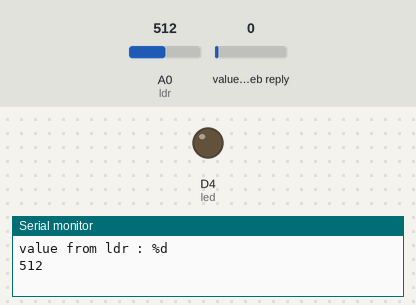
This sketch was run on a simulated ESP8266 (NodeMCU). Parts: output pins drawn as LEDs (lit = HIGH), the last lines printed to the serial monitor. The inputs (shaded band) are chosen by the test bench; at power-on: A0 (ldr) = 512, value in the web reply 0. WiFi joins after 1.5 s; servers stay silent unless stated; web services answer with replies made up by the test bench.

Above: at 0.1 s.
At 0.7 s:
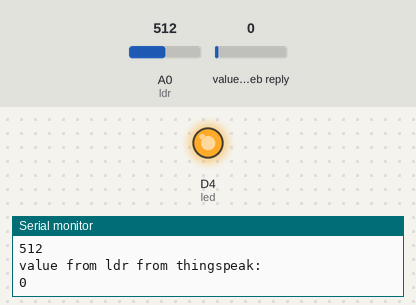
Timing chart, 0 to 2.2 s (numbered marks = the images above):
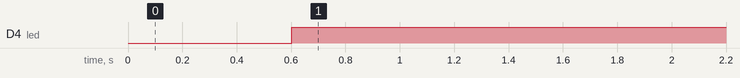

The sketch:

THingSpeak__LDR.ino
```cpp
#include <ESP8266WiFi.h>
#include <ThingSpeak.h>

const char* ssid= "AEIE_AP";
const char * password = "12345678";

WiFiClient client;

unsigned long myChannelNumber = 2018402;
const char* myWriteAPIKey ="MC3UNU0UQO8I1MQS";
const char* myReadAPIKey = "0XPK60ZVZIKKC52J";

int readval;
int led = D4;
int val =0;
int ldr = A0;

void setup() {
  Serial.begin(115200);
  pinMode(ldr,INPUT);
  pinMode(led,OUTPUT);
  WiFi.begin(ssid,password);
  ThingSpeak.begin(client);

}

void loop() {
  val = analogRead(ldr);
  Serial.println("value from ldr : %d");
  Serial.println(val);

  ThingSpeak.setField(1,val);
  ThingSpeak.writeFields(myChannelNumber, myWriteAPIKey);
  readval = ThingSpeak.readIntField(myChannelNumber,1,myReadAPIKey);
   Serial.println("value from ldr from thingspeak: ");
    Serial.println(readval);

   if(readval < 200)
   {
    digitalWrite(led,HIGH);
   }
   else
   {
    digitalWrite(led,LOW);
   }
   delay(1000);
}
  
```

Measured:
- by itself, D4 (led): LOW → HIGH at 0.60 s
